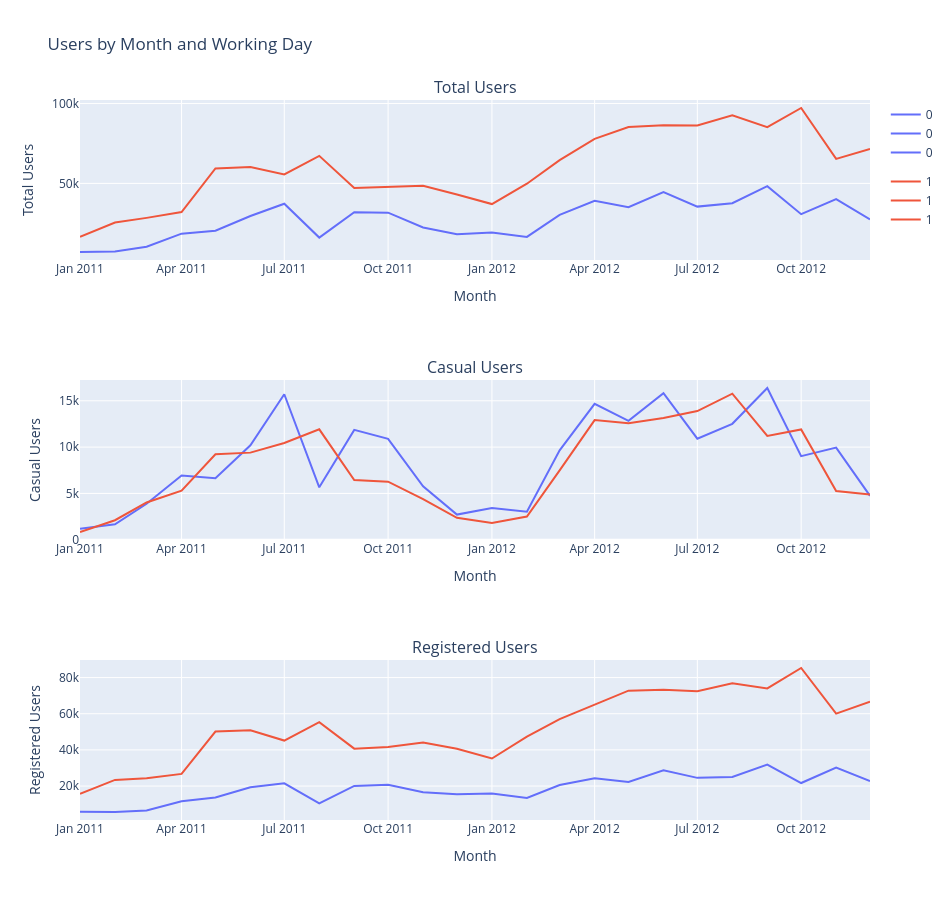

The notebook cell this image was saved under:
### Code cell
#Create subplots
fig = make_subplots(rows=3, cols=1, shared_xaxes=False,
                    subplot_titles=("Total Users", "Casual Users", "Registered Users"))

df_monthly_line = df_eda.groupby(['year_month', 'workingday'], as_index=False)[['count', 'casual', 'registered']].sum()

#Total Users
fig_total = px.line(df_monthly_workingday, x="year_month", y="count", color="workingday")
for trace in fig_total.data:
    fig.add_trace(trace, row=1, col=1)

#Casual Users
fig_casual = px.line(df_monthly_workingday, x="year_month", y="casual", color="workingday")
for trace in fig_casual.data:
    fig.add_trace(trace, row=2, col=1)

#Registered Users
fig_registered = px.line(df_monthly_workingday, x="year_month", y="registered", color="workingday")
for trace in fig_registered.data:
    fig.add_trace(trace, row=3, col=1)

for i in range(1, 4):
    fig.update_xaxes(title_text="Month", row=i, col=1)

fig.update_yaxes(title_text="Total Users", row=1, col=1)
fig.update_yaxes(title_text="Casual Users", row=2, col=1)
fig.update_yaxes(title_text="Registered Users", row=3, col=1)

fig.update_layout(
    height=900,
    width=950,
    title_text="Users by Month and Working Day",
    legend=dict(
        orientation="v",
        x=1.02,   
        y=1,
        xanchor="left",
        yanchor="top"
    )
)

fig.show()
